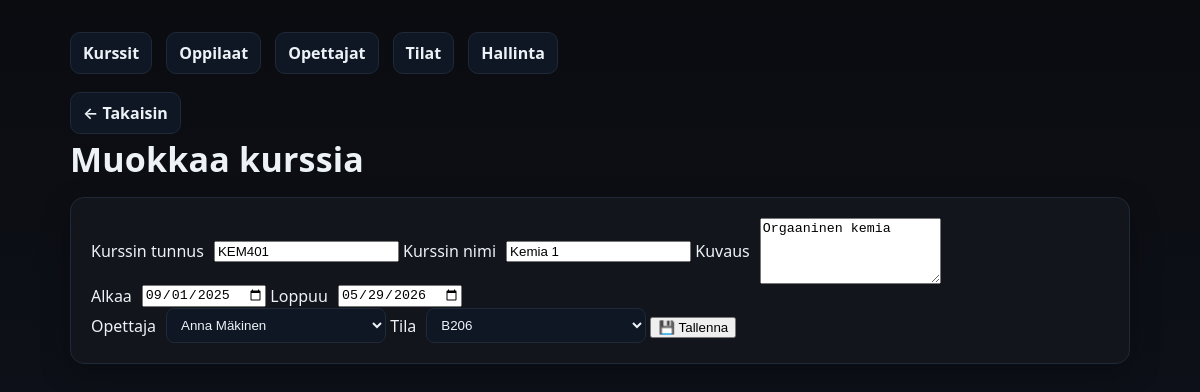
Before: /kurssienhallinta/add_edit_kurssi.php?id=4 with the older database file.
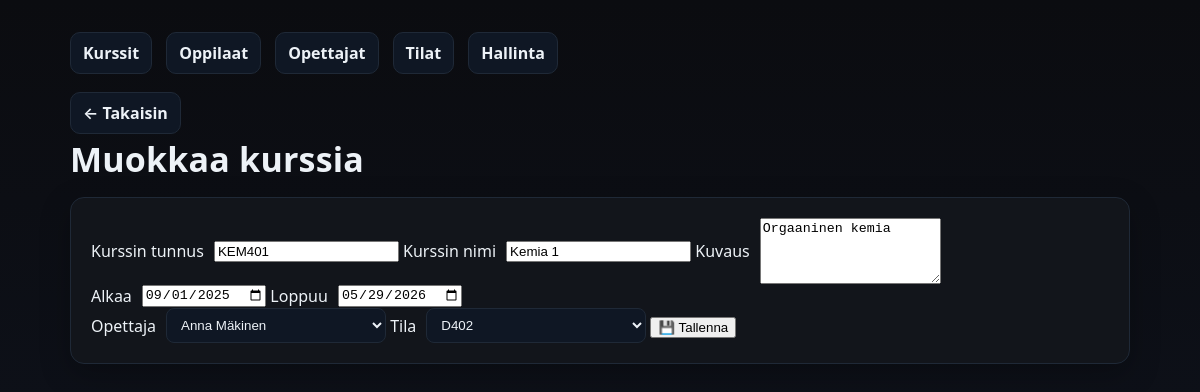
After: the same page with the newer database file.
### tables this page shows
CREATE TABLE `kurssit` (
  `kurssi_id` int(11) NOT NULL,
  `kurssin_tunnus` varchar(20) NOT NULL,
  `kurssi_nimi` varchar(100) NOT NULL,
  `kurssikuvaus` text DEFAULT NULL,
  `aloituspaiva` date NOT NULL,
  `lopetuspaiva` date NOT NULL,
  `opettaja_id` int(11) NOT NULL,
  `tila_id` int(11) NOT NULL
);

CREATE TABLE `tilat` (
  `tila_id` int(11) NOT NULL,
  `tila_nimi` varchar(50) NOT NULL,
  `paikkoja` int(11) NOT NULL
);

CREATE TABLE `opettajat` (
  `opettaja_id` int(11) NOT NULL,
  `etunimi` varchar(50) NOT NULL,
  `sukunimi` varchar(50) NOT NULL,
  `aine` varchar(100) NOT NULL
);

### kurssienhallinta/add_edit_kurssi.php (the view, shortened to what this page needs)
<?php
$pdo = getPDO();
$opettajat = $pdo->query("SELECT opettaja_id, etunimi, sukunimi FROM opettajat ORDER BY sukunimi")->fetchAll();
$tilat = $pdo->query("SELECT tila_id, tila_nimi FROM tilat ORDER BY tila_nimi")->fetchAll();
$kurssi = [
  'kurssi_id' => null,
  'kurssin_tunnus' => '',
  'kurssi_nimi' => '',
  'kurssikuvaus' => '',
  'aloituspaiva' => '',
  'lopetuspaiva' => '',
  'opettaja_id' => '',
  'tila_id' => ''
];
if (isset($_GET['id']) && is_numeric($_GET['id'])) {
  $stmt = $pdo->prepare("SELECT * FROM kurssit WHERE kurssi_id = ?");
  $stmt->execute([$_GET['id']]);
  $kurssi = $stmt->fetch() ?: $kurssi;
}
?>
<!doctype html>
<html lang="fi">
<head>
  <link rel="stylesheet" href="styles.css">
</head>
<body>
  <div class="container">
    <div class="nav">
      <a href="index.php">Kurssit</a>
      <a href="oppilaat.php">Oppilaat</a>
      <a href="opettajat.php">Opettajat</a>
      <a href="tilat.php">Tilat</a>
      <a href="admin.php">Hallinta</a>
    </div>
    <a class="back" href="index.php">← Takaisin</a>
    <h1 class="page-title">
      <?= $kurssi['kurssi_id'] ? 'Muokkaa kurssia' : 'Lisää uusi kurssi' ?>
    </h1>
    <form method="post" class="card form">
      <label>Kurssin tunnus
        <input type="text" name="kurssin_tunnus" value="<?= htmlspecialchars($kurssi['kurssin_tunnus']) ?>" required>
      </label>
      <label>Kurssin nimi
        <input type="text" name="kurssi_nimi" value="<?= htmlspecialchars($kurssi['kurssi_nimi']) ?>" required>
      </label>
      <label>Kuvaus
        <textarea name="kurssikuvaus" rows="4"><?= htmlspecialchars($kurssi['kurssikuvaus']) ?></textarea>
      </label>
      <div class="form-row">
        <label>Alkaa
          <input type="date" name="aloituspaiva" value="<?= htmlspecialchars($kurssi['aloituspaiva']) ?>" required>
        </label>
        <label>Loppuu
          <input type="date" name="lopetuspaiva" value="<?= htmlspecialchars($kurssi['lopetuspaiva']) ?>" required>
        </label>
      </div>
      <label>Opettaja
        <select name="opettaja_id" required>
          <?php foreach ($opettajat as $o): ?>
            <option value="<?= $o['opettaja_id'] ?>" <?= $kurssi['opettaja_id']==$o['opettaja_id']?'selected':'' ?>>
              <?= htmlspecialchars($o['etunimi'].' '.$o['sukunimi']) ?>
            </option>
          <?php endforeach; ?>
        </select>
      </label>
      <label>Tila
        <select name="tila_id" required>
          <?php foreach ($tilat as $t): ?>
            <option value="<?= $t['tila_id'] ?>" <?= $kurssi['tila_id']==$t['tila_id']?'selected':'' ?>>
              <?= htmlspecialchars($t['tila_nimi']) ?>
            </option>
          <?php endforeach; ?>
        </select>
      </label>
      <button class="button">💾 Tallenna</button>
    </form>
  </div>
</body>
</html>

Changed rows visible on the page:
changed kurssit "KEM401": tila_id "B206" → "D402"
